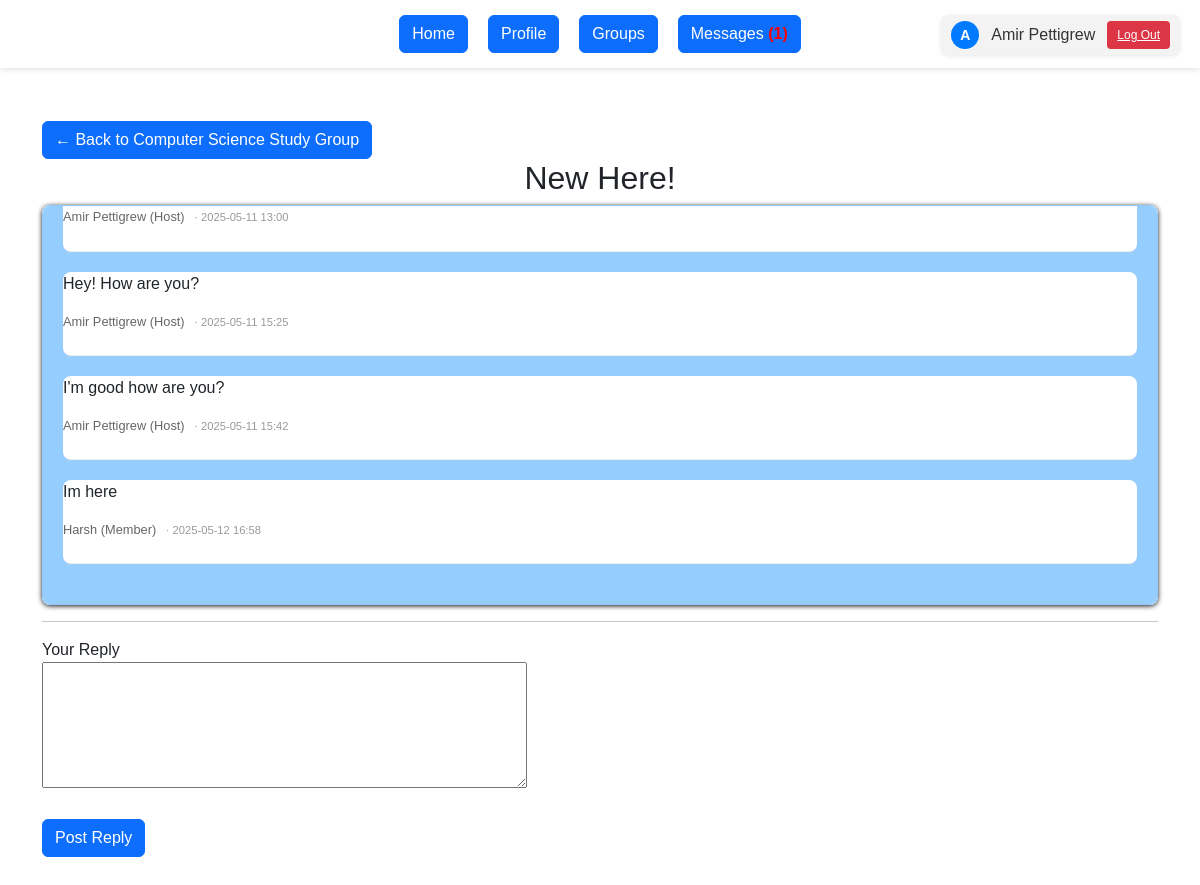
Screenshot of /groups/2/threads/1 (signed in) with the database file from the repository.
### app/models/models.py (models this page shows)
class User(UserMixin, db.Model):
    __tablename__ = 'users'
    id = db.Column(db.Integer, primary_key=True)
    southern_email = db.Column(db.String(120), unique=True, nullable=False)
    name = db.Column(db.String(100), nullable=False)
    password_hash = db.Column(db.String(128), nullable=False)
    created_at = db.Column(db.DateTime, default=datetime.utcnow)
    groups = db.relationship('StudyGroup', backref='creator', lazy=True)
    memberships = db.relationship('Membership', backref='user', lazy=True)
    forums = db.relationship('Forum', backref='forum_creator', lazy=True)
    sent_messages = db.relationship('Message', foreign_keys='Message.sender_id', backref='sender', lazy=True)
    received_messages = db.relationship('Message', foreign_keys='Message.receiver_id', backref='receiver', lazy=True)
    thread_posts = db.relationship('ThreadMessage', foreign_keys='ThreadMessage.author_id', backref='author', lazy=True)

class StudyGroup(db.Model):
    __tablename__ = 'study_groups'
    id = db.Column(db.Integer, primary_key=True)
    subject = db.Column(db.String(50), nullable=False)
    meet_time = db.Column(db.DateTime, nullable=False)
    name = db.Column(db.String(100), nullable=False)
    description = db.Column(db.Text)
    location = db.Column(db.String(200), nullable=False)
    created_by_id = db.Column(db.Integer, db.ForeignKey('users.id'), nullable=False)
    created_at = db.Column(db.DateTime, default=datetime.utcnow)
    forums = db.relationship('Forum', backref='study_group', lazy=True, cascade='all, delete-orphan')
    memberships = db.relationship('Membership', backref='study_group', lazy=True, cascade='all, delete-orphan')

class Forum(db.Model):
    __tablename__ = 'forums'
    id = db.Column(db.Integer, primary_key=True)
    study_group_id = db.Column(db.Integer, db.ForeignKey('study_groups.id'), nullable=False)
    title = db.Column(db.String(150), nullable=False)
    created_by_id = db.Column(db.Integer, db.ForeignKey('users.id'), nullable=False)
    created_at = db.Column(db.DateTime, default=datetime.utcnow)
    messages = db.relationship('ThreadMessage', backref='thread', lazy=True, cascade='all, delete-orphan')

class ThreadMessage(db.Model):
    __tablename__ = 'thread_messages'
    id = db.Column(db.Integer, primary_key=True)
    thread_id = db.Column(db.Integer, db.ForeignKey('forums.id'), nullable=False)
    author_id = db.Column(db.Integer, db.ForeignKey('users.id'), nullable=False)
    content = db.Column(db.Text, nullable=False)
    posted_at = db.Column(db.DateTime, default=datetime.utcnow)

### app/routes/threads.py (the view)
@threads_bp.route('/groups/<int:group_id>/threads/<int:thread_id>', methods=['GET', 'POST'])
@login_required
def view_thread(group_id, thread_id):
    group = StudyGroup.query.get_or_404(group_id)
    thread = Forum.query.get_or_404(thread_id)
    is_member = Membership.query.filter_by(user_id=current_user.id, study_group_id=group.id).first() is not None
    if not is_member:
        abort(403)
    form = ThreadReplyForm()
    if form.validate_on_submit():
        reply = ThreadMessage(thread_id=thread.id, author_id=current_user.id, content=form.content.data)
        db.session.add(reply)
        db.session.commit()
        return redirect(url_for('threads.view_thread', group_id=group.id, thread_id=thread.id))
    messages = thread.messages
    unread_count = Message.query.filter_by(receiver_id=current_user.id, is_read=False).count()
    return render_template(
        'view_thread.html',
        group=group,
        thread=thread,
        messages=messages,
        form=form,
        unread_count=unread_count,
        is_member=is_member
    )

### app/routes/threads.py
class ThreadReplyForm(FlaskForm):
    content = TextAreaField("Your Reply", validators=[DataRequired(), Length(max=1000)])
    submit = SubmitField("Post Reply")

### app/__init__.py (called while the page is built)
def create_app(config_object=DevelopmentConfig):
    app = Flask(__name__, instance_relative_config=True)
    app.config.from_object(config_object)
    db.init_app(app)
    login_manager.init_app(app)
    @login_manager.user_loader
    def load_user(user_id):
        from app.models.models import User
        return User.query.get(int(user_id))
    from app.routes.auth import auth_bp
    from app.routes.main import main_bp
    app.register_blueprint(auth_bp)
    app.register_blueprint(main_bp)
    from app.routes.threads import threads_bp
    app.register_blueprint(threads_bp)
    @app.route('/')
    def root():
        return redirect(url_for('auth.login'))
    with app.app_context():
        db.create_all()
    return app

### app/templates/view_thread.html (shortened to what this page needs)
{% extends "base.html" %}
{% block content %}
 <link rel="stylesheet" href="{{ url_for('static', filename='dashboard_styles.css') }}">
  <a href="{{ url_for('main.view_group', group_id=group.id) }}">
    <button class="btn btn-primary">← Back to {{ group.name }}</button>
  </a>
  <h2>{{ thread.title }}</h2>
  <div class="replies chat-box" style="max-height: 400px; overflow-y: auto; border: 1px solid rgb(144, 201, 255); border-radius: 8px; box-shadow: #111 0px 1px 5px; padding: 20px; background-color: rgb(149, 205, 255);">
    {% for m in messages %}
      <div class="reply" style="margin-bottom: 20px; background-color: rgb(255, 255, 255); border-radius: 8px;">
        <p>{{ m.content }}</p>
        <p class="metadata">
          <span class="author">
            {{ m.author.name }}
            ({{ 'Host' if m.author.id == group.creator.id else 'Member' }})
          </span>
          <span class="timestamp">· {{ m.posted_at.strftime('%Y-%m-%d %H:%M') }}</span>
        </p>
      </div>
    {% else %}
      <p>No replies yet.</p>
    {% endfor %}
  </div>
  {% if is_member %}
    <hr>
    <form method="POST"
          action="{{ url_for('threads.view_thread', group_id=group.id, thread_id=thread.id) }}">
      {{ form.content.label }}<br>
      {{ form.content(rows=5, cols=50) }}<br><br>
      {{ form.submit(class="btn btn-primary", value='Post Reply') }}
    </form>
  {% endif %}
{% endblock %}

### app/templates/base.html (shortened to what this page needs)
<!DOCTYPE html>
<html lang="en">
<head>
  <link rel="stylesheet" href="{{ url_for('static', filename='base_styles.css') }}">
  <link rel="stylesheet" href="{{ url_for('static', filename='bootstrap.css') }}">
</head>
<body>
  {% if current_user.is_authenticated %}
    <div class="user-area">
      <a href="{{ url_for('main.profile') }}" class="user-info" style="text-decoration: none;">
        <div class="user-avatar">
          {{ current_user.name[0]|upper }}
        </div>
        <span>{{ current_user.name }}</span>
      </a>
      <a href="{{ url_for('auth.logout') }}" class="logout-button">Log Out</a>
    </div>
    <div class="menu">
      <a href="{{ url_for('main.dashboard') }}"><type="button" class="btn btn-primary"> Home</button></a>
      <a href="{{ url_for('main.profile') }}"><type="button" class="btn btn-primary"> Profile </button></a>
      <a href="{{ url_for('main.view_my_groups') }}"><type="button" class="btn btn-primary"> Groups </button></a>
      <a href="{{ url_for('auth.message') }}"><type="button" class="btn btn-primary">
        Messages
        {% if unread_count > 0 %}
          <span style="color: red; font-weight: bold;">({{ unread_count }})</span>
        {% endif %}
      </button></a>
    </div>
  {% endif %}
  <div class="container">
    {% block content %}{% endblock %}
  </div>
</body>
</html>

### app/static/base_styles.css (style rules this page uses)
body { display: flex; flex-direction: column; align-items: center; font-family: sans-serif; margin: 0; padding: 20px; background-color: #007bff; }
.menu { width: 100%; text-align: center; margin-bottom: 20px; }
.reply { margin-bottom: 1.5em; padding-bottom: 0.5em; border-bottom: 1px solid #eee; }
.metadata { font-size: 0.8rem; color: #666; margin-top: 4px; }
.metadata .author { font-weight: 500; }
.metadata .timestamp { font-size: 0.7rem; color: #999; margin-left: 6px; }
.user-area { position: absolute; top: 15px; right: 20px; display: flex; align-items: center; gap: 12px; background-color: #f3f3f3; padding: 6px 10px; border-radius: 8px; box-shadow: 0 1px 4px rgba(0,0,0,0.1); }
.user-info { display: flex; align-items: center; gap: 6px; text-decoration: none; color: #333; }
.user-avatar { width: 28px; height: 28px; background-color: #007bff; color: white; border-radius: 50%; text-align: center; line-height: 28px; font-size: 14px; font-weight: bold; }
.logout-button { background-color: #dc3545; color: white; border: none; padding: 5px 10px; border-radius: 4px; font-size: 12px; cursor: pointer; transition: background-color 0.2s ease; display: inline-block; }

### app/static/dashboard_styles.css (style rules this page uses)
body { display: flex; flex-direction: column; align-items: center; font-family: sans-serif; margin: 0; padding: 0px; }
.menu { width: 100%; text-align: center; margin-bottom: 20px; }
h2 { text-align: center; }
.user-info { display: flex; align-items: center; gap: 6px; text-decoration: none; color: #333; }
.user-avatar { width: 28px; height: 28px; background-color: #007bff; color: white; border-radius: 50%; text-align: center; line-height: 28px; font-size: 14px; font-weight: bold; }
.user-area { position: absolute; top: 15px; right: 20px; display: flex; align-items: center; gap: 12px; background-color: #f3f3f3; padding: 6px 10px; border-radius: 8px; box-shadow: 0 1px 4px rgba(0,0,0,0.1); }
.logout-button { background-color: #dc3545; color: white; border: none; padding: 5px 10px; border-radius: 4px; font-size: 12px; cursor: pointer; transition: background-color 0.2s ease; display: inline-block; }
body::before { content: ""; position: fixed; top: 0; left: 0; width: 100%; height: 100%; background-image: url('scsu.svg'); background-size: cover; background-repeat: no-repeat; opacity: 0.4; z-index: -1; pointer-events: none; }
.user-info { display: flex; align-items: center; text-decoration: none; color: #333; }
.user-avatar { width: 28px; height: 28px; background-color: #007bff; color: white; border-radius: 50%; text-align: center; line-height: 28px; font-weight: bold; margin-right: 6px; }
.logout-button { background-color: #dc3545; color: white; border: none; padding: 5px 10px; border-radius: 4px; font-size: 12px; cursor: pointer; transition: background-color 0.2s ease; }
.menu { display: flex; justify-content: center; gap: 20px; background-color: #fff; padding: 15px; box-shadow: 0 2px 5px rgba(0, 0, 0, 0.1); }

### rows the page displays
User: name "A", name "Amir Pettigrew"
StudyGroup: name "Computer Science Study Group"
Forum: title "New Here!"
ThreadMessage: author.name "Amir Pettigrew", author "Host", posted_at "2025-05-11 13:00"
ThreadMessage: content "Hey! How are you?", author.name "Amir Pettigrew", author "Host", posted_at "2025-05-11 15:25"
ThreadMessage: content "I'm good how are you?", author.name "Amir Pettigrew", author "Host", posted_at "2025-05-11 15:42"
ThreadMessage: content "Im here", author.name "Harsh", author "Member", posted_at "2025-05-12 16:58"

### other values shown
{{ unread_count }} "1"
